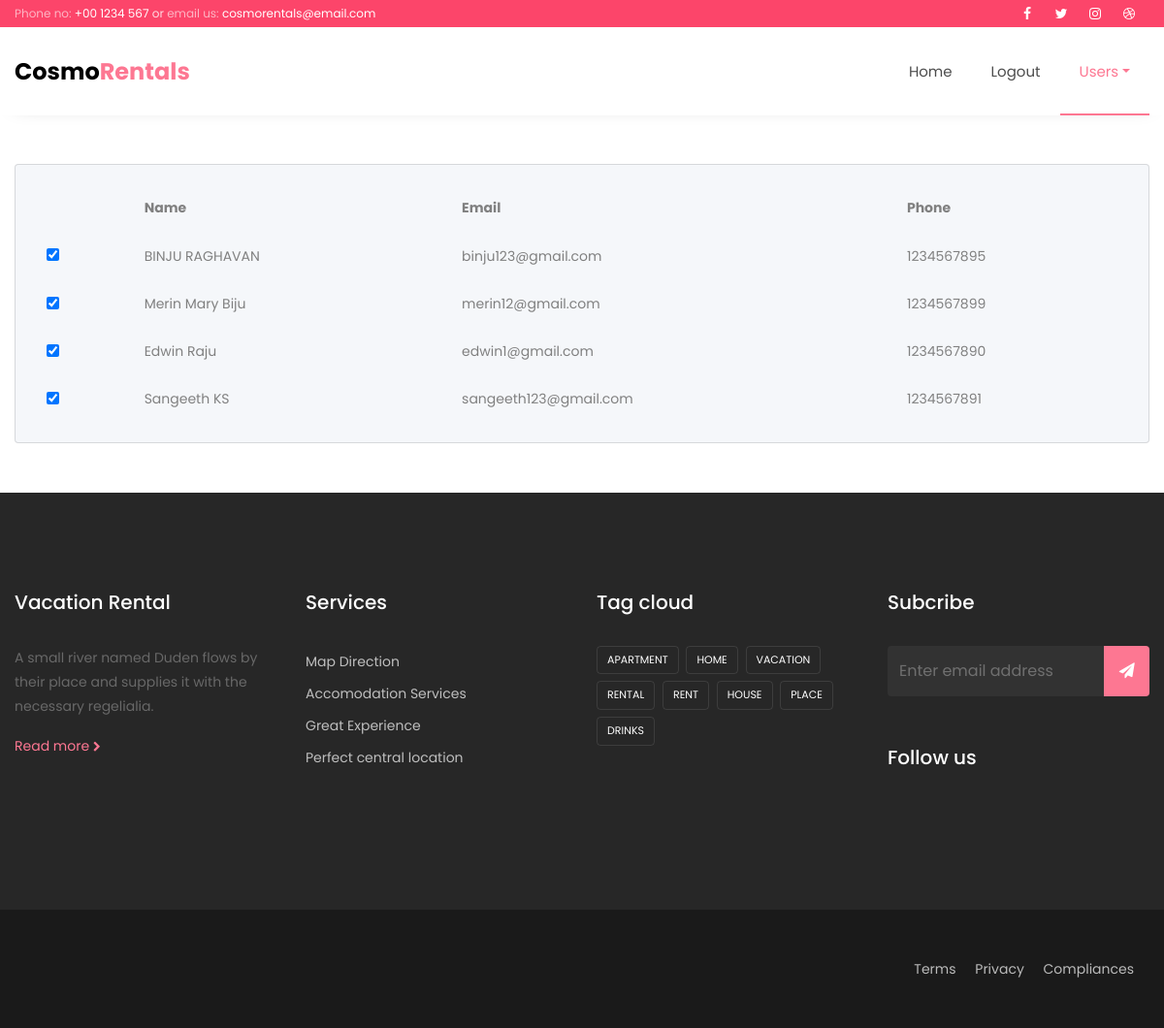
The page /admin/customer.php (signed in) on the database its author committed.
### tables this page shows
CREATE TABLE `customer` (
  `reg_id` int(20) NOT NULL,
  `fname` varchar(50) NOT NULL,
  `email` varchar(50) NOT NULL,
  `phno` varchar(10) NOT NULL,
  `aadhar` varchar(12) NOT NULL,
  `gender` varchar(20) NOT NULL,
  `login_id` int(20) NOT NULL
);

### admin/customer.php (the view, shortened to what this page needs)
<?php
include 'header.php';
?>
<nav class="navbar navbar-expand-lg navbar-dark ftco_navbar bg-dark ftco-navbar-light" id="ftco-navbar">
	    <div class="container">
	    	<a class="navbar-brand" href="index.html">Cosmo<span>Rentals</span></a>
	      <div class="collapse navbar-collapse" id="ftco-nav">
	        <ul class="navbar-nav ml-auto">
	        	<li class="nav-item "><a href="index.php" class="nav-link">Home</a></li>
			  <li class="nav-item"><a href="logout.php" class="nav-link">Logout</a></li>
			 <nav>
  <ul class="navbar-nav">
	<li class="nav-item active dropdown">
      <a href="#" class="nav-link dropdown-toggle">Users</a>
    </li>
  </ul>
</nav>
	        </ul>
	      </div>
	    </div>
	  </nav>
<section class="intro">
  <div class="bg-image h-100" style="background-color: #ffff;">
    <div class="mask d-flex align-items-center h-100">
      <div class="container">
      <br> <br>
      <div class="row justify-content-center">
          <div class="col-12">
          <div class="card shadow-2-strong" style="background-color: #f5f7fa;">
              <div class="card-body">
              <div class="table-responsive">
                  <table class="table table-borderless mb-0" style="padding:30px;">
                    <thead>
                      <tr>
                        <th scope="col">
                        </th>
                        <th scope="col">Name</th>
                        <th scope="col">Email</th>
                        <th scope="col">Phone</th>
                      </tr>
                    </thead>
                    <tbody>
                    <?php
                    include '../connection.php';
                    $result="SELECT * FROM customer";
                    $sql=mysqli_query($conn,$result);
                    while($data=mysqli_fetch_array($sql))
                    {
                     ?>
                     <tr>
                        <th scope="row">
                          <div class="form-check">
                            <input class="form-check-input" type="checkbox" value="" id="flexCheckDefault1" checked/>
                          </div>
                        </th>
                        <td><?php echo $data['fname']?></td>
                        <td><?php echo $data['email']?></td>
                        <td><?php echo $data['phno']?></td>
                      </tr>
                    <?Php }?>
                    </tbody>
                  </table>
                </div>
              </div>
            </div>
          </div>
        </div>
        <br> <br>
      </div>
    </div>
  </div>
</section>
<?php
include 'footer.php';
?>

### rows shown on the page
customer: fname "BINJU RAGHAVAN", email "binju123@gmail.com", phno "1234567895"
customer: fname "Merin Mary Biju", email "merin12@gmail.com", phno "1234567899"
customer: fname "Edwin Raju", email "edwin1@gmail.com", phno "1234567890"
customer: fname "Sangeeth KS", email "sangeeth123@gmail.com", phno "1234567891"
